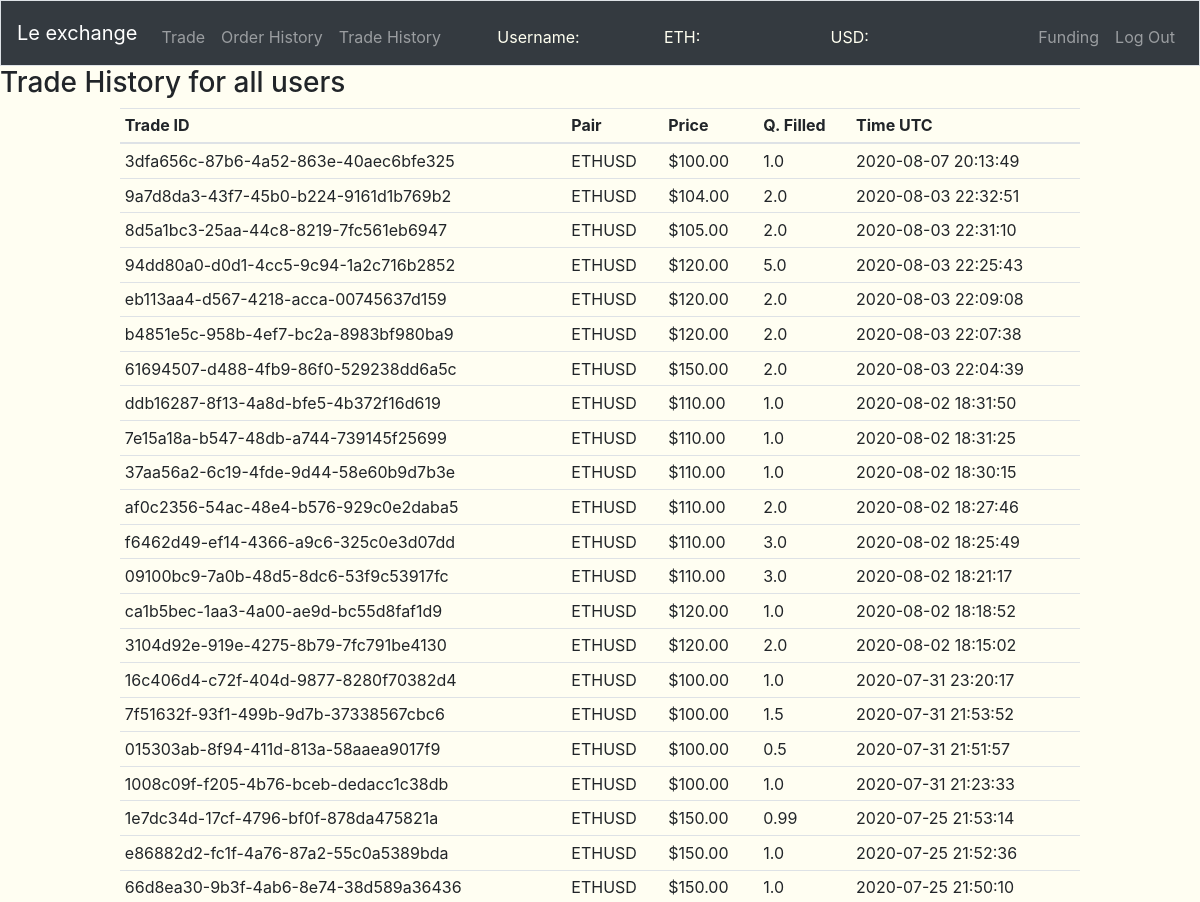
/trade-history (signed in, upper part), run on an earlier commit of the app's database.
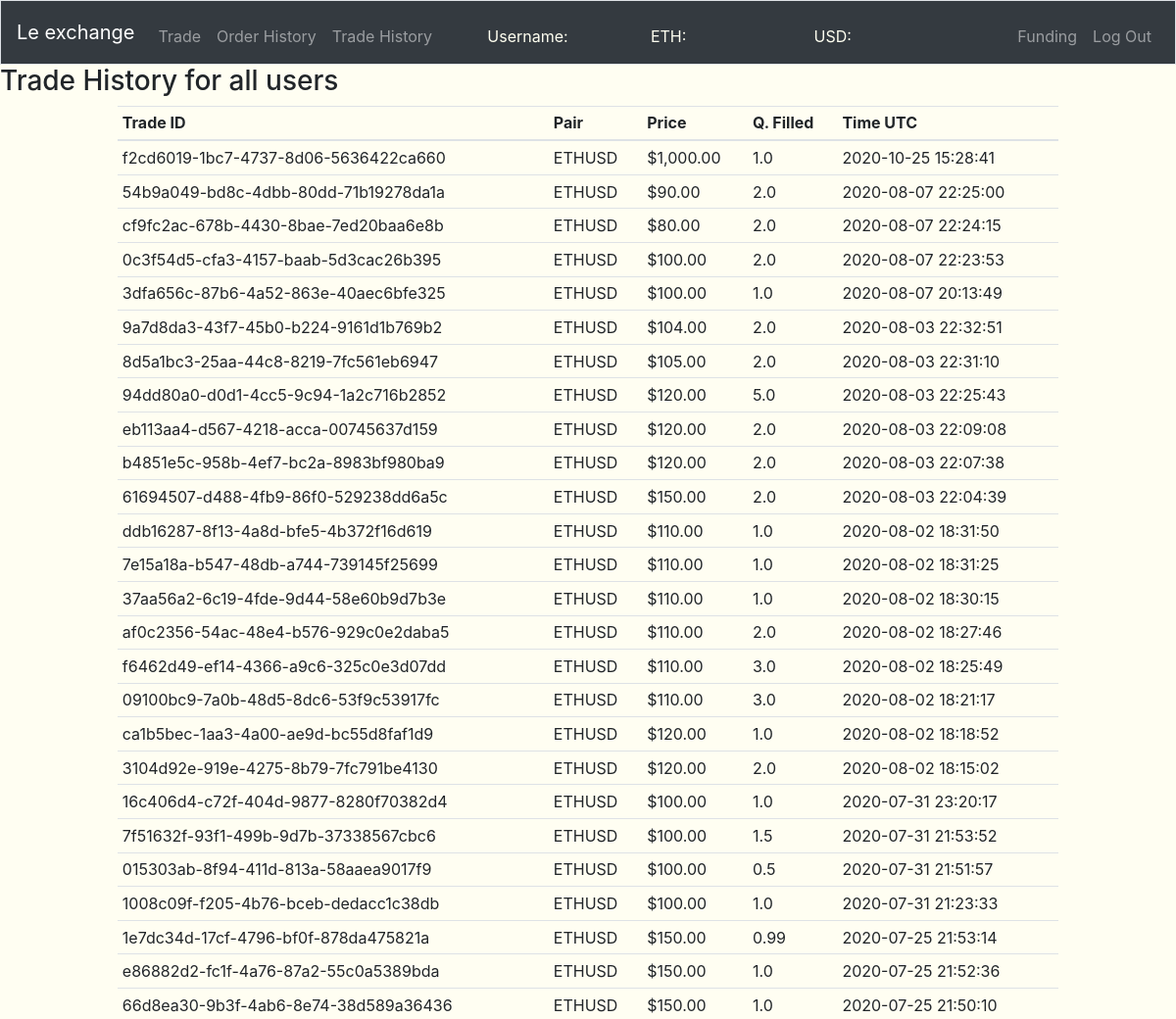
And on a later commit of the database.
### tables this page shows
CREATE TABLE "trade_history" (
	"trade_id"	VARCHAR(255),
	"pair"	VARCHAR(255) NOT NULL,
	"price"	REAL NOT NULL,
	"quantity"	REAL NOT NULL,
	"taker_order"	VARCHAR(255) NOT NULL,
	"maker_order"	VARCHAR(255) NOT NULL,
	"time"	INTEGER NOT NULL,
	PRIMARY KEY("trade_id")
);

### views.py (the view)
@app.route('/trade-history', methods=["GET"])
@login_required
def trade_history():
    trade_history = db.execute(
        "SELECT * FROM trade_history ORDER BY time DESC")
    return render_template("trade_history.html", trade_history=trade_history)

### app.py (called while the page is built)
@app.after_request
def after_request(response):
    response.headers["Cache-Control"] = "no-cache, no-store, must-revalidate"
    response.headers["Expires"] = 0
    response.headers["Pragma"] = "no-cache"
    return response

### helper.py (called while the page is built)
def login_required(f):
    @wraps(f)
    def decorated_function(*args, **kwargs):
        if session.get("user_id") is None:
            return redirect("/login"), 403
        return f(*args, **kwargs)
    return decorated_function

def usd(value):
    return f"${value:,.2f}"

def timeformater(time):
    return datetime.datetime.utcfromtimestamp(time)

### templates/trade_history.html (shortened to what this page needs)
{% extends "layout.html" %}
{% block main %}
<h3>Trade History for all users</h3>
<table class="table table-hover table-sm" style="width: 80%; margin-left: auto; margin-right: auto;">
  <thead s>
    <tr>
      <th scope="col">Trade ID</th>
      <th scope="col">Pair</th>
      <th scope="col">Price</th>
      <th scope="col">Q. Filled</th>
      <th scope="col">Time UTC</th>
    </tr>
  </thead>
  <tbody>
    {% for i in trade_history %}
      <tr>
        <td>{{i.trade_id}}</td>
        <td>{{i.pair}}</td>
        <td>{{i.price|usd}}</td>
        <td>{{i.quantity}}</td>
        <td>{{i.time|timeformater}}</td>
      </tr>
    {% endfor %}
  </tbody>
</table>
{% endblock %}

### templates/layout.html (shortened to what this page needs)
<!DOCTYPE html>
<html lang="en">
    <head>
      <link href="static/styles.css" rel="stylesheet">
      <link rel="stylesheet" href="https://stackpath.bootstrapcdn.com/bootstrap/4.4.1/css/bootstrap.min.css">
    </head>
    <body style="background-color: #fffef2;">
      <nav class="navbar navbar-expand-md navbar-dark bg-dark border">
        <a class="navbar-brand" href="/trade">Le exchange</a>
        <div class="collapse navbar-collapse" id="navbar">
            {% if session.user_id %}
                <ul class="navbar-nav mr-auto mt-2">
                    <li class="nav-item"><a class="nav-link" href="/trade">Trade</a></li>
                    <li class="nav-item"><a class="nav-link" href="/order-history">Order History</a></li>
                    <li class="nav-item"><a class="nav-link" href="/trade-history">Trade History</a></li>
                </ul>
                <ul class="navbar-nav mr-auto mt-2 container" style="width: 50%;">
                    <li class="nav-item col" style="color: ivory;">Username: <div style="color: rgb(255, 255, 255); font-weight: bold;" id="user_navbar_username"></div></li>
                    <li class="nav-item col" style="color: ivory;">ETH: <div style="color: fuchsia;" id="user_navbar_eth_balance"></div></li>
                    <li class="nav-item col" style="color: ivory;">USD: <div style="color: greenyellow;" id="user_navbar_usd_balance"></div></li>
                </ul>
                <ul class="navbar-nav ml-auto mt-2">
                    <li class="nav-item"><a class="nav-link" href="/funding">Funding</a></li>
                    <li class="nav-item"><a class="nav-link" href="/logout">Log Out</a></li>
                </ul>
            {% else %}
                <ul class="navbar-nav ml-auto mt-2">
                    <li class="nav-item"><a class="nav-link" href="/register">Register</a></li>
                    <li class="nav-item"><a class="nav-link" href="/login">Log In</a></li>
                </ul>
            {% endif %}
        </div>
    </nav>
        {% block main %}{% endblock %}
      </body>
</html>

What changed in the data, as far as the page shows it:
added trade_history: trade_id "f2cd6019-1bc7-4737-8d06-5636422ca660", pair "ETHUSD", price "$1,000.00", quantity "1.0", time "2020-10-25 15:28:41"
added trade_history: trade_id "54b9a049-bd8c-4dbb-80dd-71b19278da1a", pair "ETHUSD", price "$90.00", quantity "2.0", time "2020-08-07 22:25:00"
added trade_history: trade_id "cf9fc2ac-678b-4430-8bae-7ed20baa6e8b", pair "ETHUSD", price "$80.00", quantity "2.0", time "2020-08-07 22:24:15"
added trade_history: trade_id "0c3f54d5-cfa3-4157-baab-5d3cac26b395", pair "ETHUSD", price "$100.00", quantity "2.0", time "2020-08-07 22:23:53"
